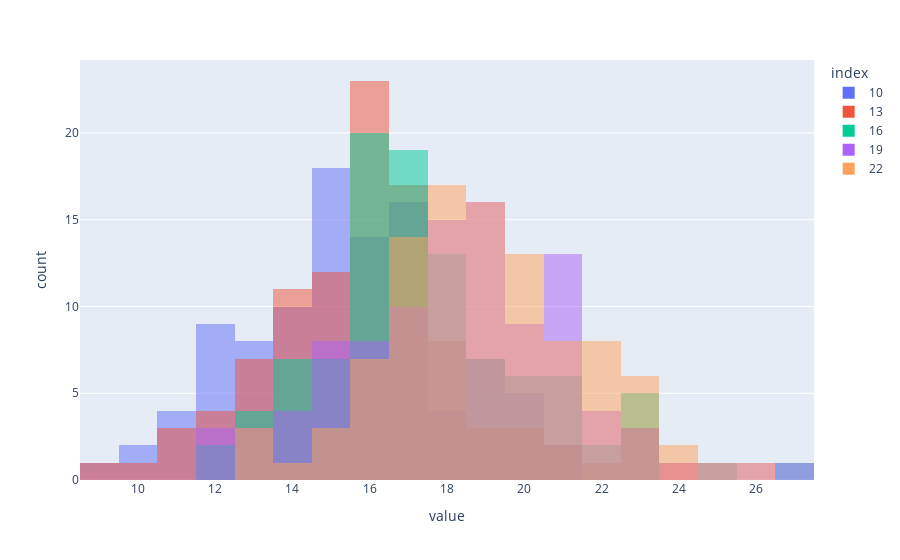

The notebook cell this image was saved under:
### Code cell
fig = px.histogram(df_menej_jeden, color = 'index', opacity=0.5, barmode='overlay')
fig.update_traces(xbins_size=1)
fig.show()

### Figure 1 — Plotly figure (JSON) as saved in the notebook; plotly's stock layout.template omitted (floating-point values rounded to 4 significant figures)
{"data": [{"alignmentgroup": "True", "bingroup": "x", "hovertemplate": "index=10<br>value=%{x}<br>count=%{y}<extra></extra>", "legendgroup": "10", "marker": {"color": "#636efa", "opacity": 0.5}, "name": "10", "offsetgroup": "10", "orientation": "v", "showlegend": true, "type": "histogram", "x": [19, 15, 15, 10, 16, 16, 15, 15, 17, 16, 20, 13, 15, 11, 17, 10, 13, 19, 20, 12, 16, 14, 16, 11, 15, 15, 15, 14, 12, 21, 20, 9, 13, 19, 13, 18, 12, 16, 17, 14, 15, 19, 20, 13, 18, 16, 17, 17, 13, 13, 19, 15, 15, 12, 16, 16, 12, 12, 17, 19, 14, 15, 17, 17, 18, 15, 13, 16, 15, 12, 17, 17, 14, 17, 11, 16, 14, 14, 16, 17, 14, 19, 16, 15, 15, 17, 14, 16, 17, 17, 14, 15, 21, 17, 20, 18, 12, 12, 15, 11], "xaxis": "x", "xbins": {"size": 1}, "yaxis": "y"}, {"alignmentgroup": "True", "bingroup": "x", "hovertemplate": "index=13<br>value=%{x}<br>count=%{y}<extra></extra>", "legendgroup": "13", "marker": {"color": "#EF553B", "opacity": 0.5}, "name": "13", "offsetgroup": "13", "orientation": "v", "showlegend": true, "type": "histogram", "x": [15, 16, 13, 15, 12, 17, 19, 14, 15, 17, 16, 17, 16, 18, 14, 17, 19, 10, 16, 16, 16, 18, 18, 12, 23, 13, 12, 16, 21, 17, 14, 21, 20, 18, 16, 18, 18, 16, 18, 12, 17, 18, 14, 23, 17, 14, 15, 16, 17, 16, 16, 20, 16, 15, 11, 23, 15, 16, 13, 14, 15, 17, 16, 17, 17, 14, 15, 14, 11, 17, 16, 19, 16, 9, 16, 13, 13, 16, 17, 22, 13, 17, 17, 17, 15, 14, 11, 16, 17, 15, 24, 14, 16, 15, 16, 13, 15, 20, 14, 16], "xaxis": "x", "xbins": {"size": 1}, "yaxis": "y"}, {"alignmentgroup": "True", "bingroup": "x", "hovertemplate": "index=16<br>value=%{x}<br>count=%{y}<extra></extra>", "legendgroup": "16", "marker": {"color": "#00cc96", "opacity": 0.5}, "name": "16", "offsetgroup": "16", "orientation": "v", "showlegend": true, "type": "histogram", "x": [16, 16, 14, 17, 16, 19, 18, 18, 20, 27, 18, 20, 19, 18, 18, 17, 18, 14, 17, 13, 16, 23, 18, 14, 15, 23, 23, 17, 19, 17, 18, 16, 17, 16, 16, 21, 20, 14, 23, 19, 22, 23, 12, 18, 17, 17, 17, 17, 13, 21, 17, 16, 15, 15, 13, 21, 21, 17, 15, 16, 18, 15, 18, 16, 20, 17, 17, 16, 19, 16, 22, 19, 16, 16, 17, 20, 19, 18, 17, 16, 14, 17, 16, 18, 21, 17, 25, 15, 16, 12, 21, 20, 16, 17, 14, 15, 13, 16, 16, 14], "xaxis": "x", "xbins": {"size": 1}, "yaxis": "y"}, {"alignmentgroup": "True", "bingroup": "x", "hovertemplate": "index=19<br>value=%{x}<br>count=%{y}<extra></extra>", "legendgroup": "19", "marker": {"color": "#ab63fa", "opacity": 0.5}, "name": "19", "offsetgroup": "19", "orientation": "v", "showlegend": true, "type": "histogram", "x": [21, 18, 13, 14, 19, 22, 17, 18, 20, 22, 17, 16, 21, 18, 19, 27, 12, 15, 19, 17, 16, 15, 21, 19, 16, 12, 18, 20, 12, 17, 15, 21, 21, 16, 14, 17, 18, 21, 16, 20, 21, 23, 18, 18, 19, 16, 18, 13, 14, 16, 19, 19, 25, 17, 18, 19, 16, 18, 20, 15, 21, 24, 23, 21, 19, 18, 15, 22, 21, 20, 21, 20, 22, 18, 21, 17, 19, 21, 19, 18, 15, 18, 20, 19, 17, 19, 18, 26, 20, 13, 19, 15, 23, 20, 19, 17, 15, 17, 14, 19], "xaxis": "x", "xbins": {"size": 1}, "yaxis": "y"}, {"alignmentgroup": "True", "bingroup": "x", "hovertemplate": "index=22<br>value=%{x}<br>count=%{y}<extra></extra>", "legendgroup": "22", "marker": {"color": "#FFA15A", "opacity": 0.5}, "name": "22", "offsetgroup": "22", "orientation": "v", "showlegend": true, "type": "histogram", "x": [17, 19, 22, 21, 19, 17, 17, 17, 21, 18, 19, 19, 16, 19, 19, 18, 20, 20, 21, 16, 19, 24, 19, 22, 23, 23, 21, 18, 17, 23, 19, 17, 13, 17, 20, 19, 22, 16, 19, 26, 21, 20, 20, 17, 17, 20, 19, 20, 18, 18, 21, 15, 20, 13, 18, 18, 22, 18, 18, 15, 16, 22, 18, 20, 22, 13, 19, 17, 19, 19, 17, 16, 16, 18, 24, 17, 20, 23, 23, 20, 17, 22, 18, 18, 21, 15, 21, 25, 16, 18, 18, 18, 22, 19, 23, 18, 14, 20, 17, 20], "xaxis": "x", "xbins": {"size": 1}, "yaxis": "y"}], "layout": {"barmode": "overlay", "legend": {"title": {"text": "index"}, "tracegroupgap": 0}, "margin": {"t": 60}, "xaxis": {"anchor": "y", "domain": [0, 1], "title": {"text": "value"}}, "yaxis": {"anchor": "x", "domain": [0, 1], "title": {"text": "count"}}}}
